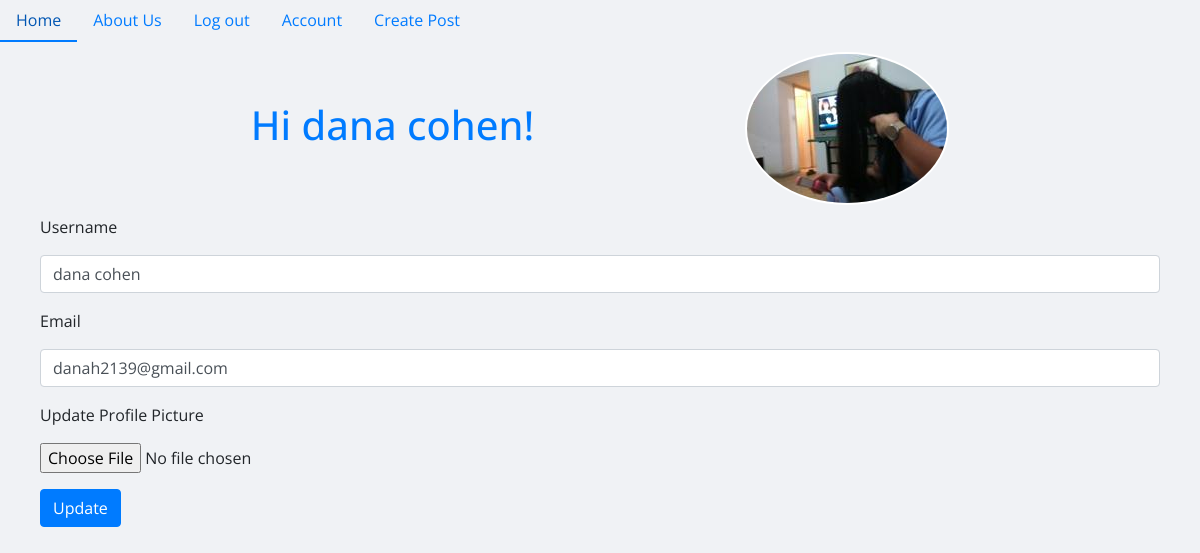
/account (signed in), run on the app's committed database.
### myblog/models.py (models this page shows, shortened)
class User(db.Model, UserMixin):
    __tablename__ = 'users'
    id = db.Column(db.Integer, primary_key=True)
    profile_image = db.Column(db.String(64), nullable=False, default='default_profile.JPG')
    email = db.Column(db.String(64), unique=True, index=True)
    username = db.Column(db.String(64), unique=True, index=True)
    password_hash = db.Column(db.String(128))
    posts = db.relationship('BlogPost', backref='author', lazy=True)

### myblog/users/views.py (the view)
@users.route("/account", methods=['GET', 'POST'])
@login_required
def account():
    form = UpdateUserForm()
    if form.validate_on_submit():
        print(form)
        if form.picture.data:
            username = current_user.username
            pic = add_profile_pic(form.picture.data, username)
            current_user.profile_image = pic
        current_user.username = form.username.data
        current_user.email = form.email.data
        db.session.commit()
        flash('User Account Updated')
        return redirect(url_for('users.account'))
    elif request.method == 'GET':
        form.username.data = current_user.username
        form.email.data = current_user.email
    profile_image = url_for('static', filename='profile_pics/' + current_user.profile_image)
    return render_template('account.html', profile_image=profile_image, form=form)

### myblog/users/forms.py (shortened to what this page needs)
class UpdateUserForm(FlaskForm):
    email = StringField('Email', validators=[DataRequired(), Email()])
    username = StringField('Username', validators=[DataRequired()])
    picture = FileField('Update Profile Picture', validators=[FileAllowed(['jpg', 'png'])])
    submit = SubmitField('Update')

### myblog/models.py (called while the page is built)
@login_manager.user_loader
def load_user(user_id):
    return User.query.get(user_id)

### myblog/templates/account.html (shortened to what this page needs)
{% extends "base.html" %}
{% block content %}
<header id='account_section'>
    <h1 >Hi {{current_user.username}}!</h1>
    <img src="{{ url_for('static', filename='profile_pics/' + current_user.profile_image) }}">
</header>
<div class="container">
    <form  method="POST" action = "" enctype="multipart/form-data">
        <div class="form-group">
            {{ form.username.label(class="form-group") }}
            {{form.username(class='form-control')  }}
        </div>
        <div class="form-group">
            {{ form.email.label(class="form-group") }}
            {{form.email(class='form-control')  }}
        </div>
        <div class="form-group">
            {{ form.picture.label(class="form-group") }}
            {{ form.picture(class="form-control-file") }}
        </div>
        <div class="form-group">
            {{ form.submit(class="btn btn-primary") }}
        </div>
    </form>
</div>
{% endblock content %}

### myblog/static/style.css (style rules this page uses)
body { background-color: #f0f2f5; font-family: "Open Sans", sans-serif; }
.container { padding: 5px; }
header { padding: 5px; font-family: "Open Sans", sans-serif; color: #007bff; }
#account_section { display: flex; justify-content: space-evenly; align-items: center; font-size: 3rem; }
img { border-radius: 50%; border: 2px white solid; }

### data on the page
User: username "dana cohen", profile_image (picture), email "danah2139@gmail.com"
